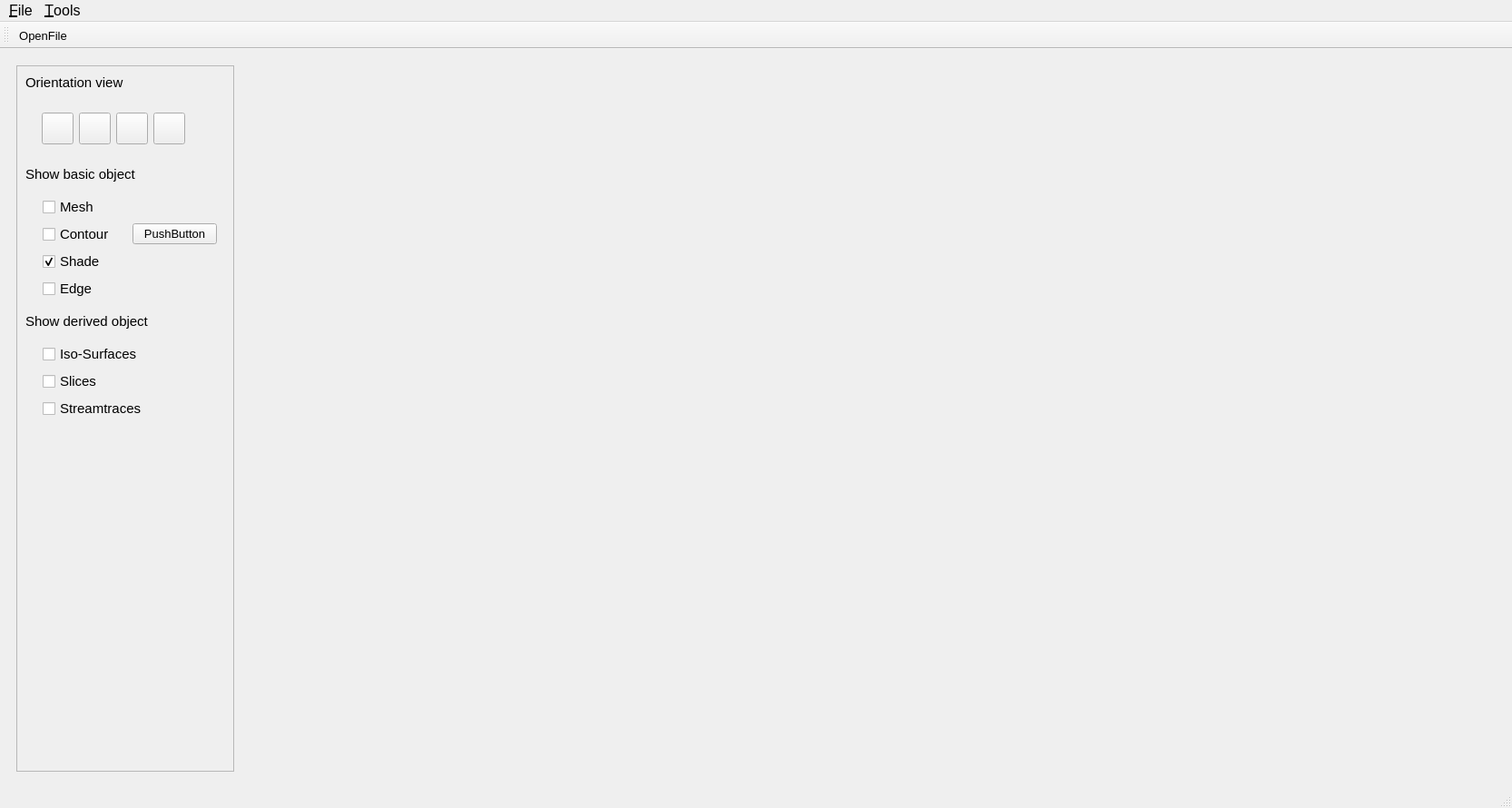
<?xml version="1.0" encoding="UTF-8"?>
<ui version="4.0">
 <class>MainWindow</class>
 <widget class="QMainWindow" name="MainWindow">
  <property name="geometry">
   <rect>
    <x>0</x>
    <y>0</y>
    <width>1666</width>
    <height>890</height>
   </rect>
  </property>
  <property name="font">
   <font>
    <pointsize>10</pointsize>
   </font>
  </property>
  <property name="windowTitle">
   <string>CFD Post-processing Tool</string>
  </property>
  <widget class="QWidget" name="centralwidget">
   <layout class="QHBoxLayout" name="horizontalLayout_2">
    <item>
     <widget class="QWidget" name="widget_2" native="true">
      <layout class="QHBoxLayout" name="horizontalLayout_3">
       <item>
        <widget class="QScrollArea" name="scrollArea">
         <property name="sizePolicy">
          <sizepolicy hsizetype="Fixed" vsizetype="Expanding">
           <horstretch>0</horstretch>
           <verstretch>0</verstretch>
          </sizepolicy>
         </property>
         <property name="minimumSize">
          <size>
           <width>240</width>
           <height>0</height>
          </size>
         </property>
         <property name="maximumSize">
          <size>
           <width>240</width>
           <height>16777215</height>
          </size>
         </property>
         <property name="widgetResizable">
          <bool>true</bool>
         </property>
         <widget class="QWidget" name="scrollAreaWidgetContents_2">
          <property name="geometry">
           <rect>
            <x>0</x>
            <y>0</y>
            <width>238</width>
            <height>774</height>
           </rect>
          </property>
          <layout class="QVBoxLayout" name="verticalLayout_3">
           <item>
            <widget class="QLabel" name="label_5">
             <property name="sizePolicy">
              <sizepolicy hsizetype="Fixed" vsizetype="Fixed">
               <horstretch>0</horstretch>
               <verstretch>0</verstretch>
              </sizepolicy>
             </property>
             <property name="font">
              <font>
               <pointsize>11</pointsize>
              </font>
             </property>
             <property name="text">
              <string>Orientation view</string>
             </property>
            </widget>
           </item>
           <item>
            <widget class="QWidget" name="widget_4" native="true">
             <property name="sizePolicy">
              <sizepolicy hsizetype="Fixed" vsizetype="Fixed">
               <horstretch>0</horstretch>
               <verstretch>0</verstretch>
              </sizepolicy>
             </property>
             <layout class="QVBoxLayout" name="verticalLayout_2">
              <item>
               <widget class="QWidget" name="buttonWidget" native="true">
                <property name="sizePolicy">
                 <sizepolicy hsizetype="Fixed" vsizetype="Fixed">
                  <horstretch>0</horstretch>
                  <verstretch>0</verstretch>
                 </sizepolicy>
                </property>
                <layout class="QHBoxLayout" name="horizontalLayout">
                 <item>
                  <widget class="QPushButton" name="xoyView">
                   <property name="sizePolicy">
                    <sizepolicy hsizetype="Fixed" vsizetype="Fixed">
                     <horstretch>0</horstretch>
                     <verstretch>0</verstretch>
                    </sizepolicy>
                   </property>
                   <property name="minimumSize">
                    <size>
                     <width>35</width>
                     <height>35</height>
                    </size>
                   </property>
                   <property name="maximumSize">
                    <size>
                     <width>35</width>
                     <height>35</height>
                    </size>
                   </property>
                   <property name="text">
                    <string/>
                   </property>
                  </widget>
                 </item>
                 <item>
                  <widget class="QPushButton" name="xozView">
                   <property name="sizePolicy">
                    <sizepolicy hsizetype="Fixed" vsizetype="Fixed">
                     <horstretch>0</horstretch>
                     <verstretch>0</verstretch>
                    </sizepolicy>
                   </property>
                   <property name="minimumSize">
                    <size>
                     <width>35</width>
                     <height>35</height>
                    </size>
                   </property>
                   <property name="maximumSize">
                    <size>
                     <width>35</width>
                     <height>35</height>
                    </size>
                   </property>
                   <property name="text">
                    <string/>
                   </property>
                  </widget>
                 </item>
                 <item>
                  <widget class="QPushButton" name="yozView">
                   <property name="sizePolicy">
                    <sizepolicy hsizetype="Fixed" vsizetype="Fixed">
                     <horstretch>0</horstretch>
                     <verstretch>0</verstretch>
                    </sizepolicy>
                   </property>
                   <property name="minimumSize">
                    <size>
                     <width>35</width>
                     <height>35</height>
                    </size>
                   </property>
                   <property name="maximumSize">
                    <size>
                     <width>35</width>
                     <height>35</height>
                    </size>
                   </property>
                   <property name="text">
                    <string/>
                   </property>
                  </widget>
                 </item>
                 <item>
                  <widget class="QPushButton" name="xyzView">
                   <property name="sizePolicy">
                    <sizepolicy hsizetype="Fixed" vsizetype="Fixed">
                     <horstretch>0</horstretch>
                     <verstretch>0</verstretch>
                    </sizepolicy>
                   </property>
                   <property name="minimumSize">
                    <size>
                     <width>35</width>
                     <height>35</height>
                    </size>
                   </property>
                   <property name="maximumSize">
                    <size>
                     <width>35</width>
                     <height>35</height>
                    </size>
                   </property>
                   <property name="text">
                    <string/>
                   </property>
                  </widget>
                 </item>
                </layout>
               </widget>
              </item>
             </layout>
            </widget>
           </item>
           <item>
            <widget class="QLabel" name="label">
             <property name="sizePolicy">
              <sizepolicy hsizetype="Fixed" vsizetype="Fixed">
               <horstretch>0</horstretch>
               <verstretch>0</verstretch>
              </sizepolicy>
             </property>
             <property name="font">
              <font>
               <pointsize>11</pointsize>
              </font>
             </property>
             <property name="contextMenuPolicy">
              <enum>Qt::PreventContextMenu</enum>
             </property>
             <property name="text">
              <string>Show basic object</string>
             </property>
            </widget>
           </item>
           <item>
            <widget class="QWidget" name="widget" native="true">
             <property name="sizePolicy">
              <sizepolicy hsizetype="Expanding" vsizetype="Fixed">
               <horstretch>0</horstretch>
               <verstretch>0</verstretch>
              </sizepolicy>
             </property>
             <layout class="QGridLayout" name="gridLayout_2">
              <item row="3" column="0">
               <spacer name="horizontalSpacer_5">
                <property name="orientation">
                 <enum>Qt::Horizontal</enum>
                </property>
                <property name="sizeType">
                 <enum>QSizePolicy::Fixed</enum>
                </property>
                <property name="sizeHint" stdset="0">
                 <size>
                  <width>10</width>
                  <height>20</height>
                 </size>
                </property>
               </spacer>
              </item>
              <item row="5" column="0">
               <spacer name="horizontalSpacer_7">
                <property name="orientation">
                 <enum>Qt::Horizontal</enum>
                </property>
                <property name="sizeType">
                 <enum>QSizePolicy::Fixed</enum>
                </property>
                <property name="sizeHint" stdset="0">
                 <size>
                  <width>10</width>
                  <height>20</height>
                 </size>
                </property>
               </spacer>
              </item>
              <item row="4" column="0">
               <spacer name="horizontalSpacer_6">
                <property name="orientation">
                 <enum>Qt::Horizontal</enum>
                </property>
                <property name="sizeType">
                 <enum>QSizePolicy::Fixed</enum>
                </property>
                <property name="sizeHint" stdset="0">
                 <size>
                  <width>10</width>
                  <height>20</height>
                 </size>
                </property>
               </spacer>
              </item>
              <item row="4" column="1">
               <widget class="QCheckBox" name="shadeCheckBox">
                <property name="font">
                 <font>
                  <pointsize>11</pointsize>
                 </font>
                </property>
                <property name="text">
                 <string>Shade</string>
                </property>
                <property name="checked">
                 <bool>true</bool>
                </property>
               </widget>
              </item>
              <item row="2" column="0">
               <spacer name="horizontalSpacer_4">
                <property name="orientation">
                 <enum>Qt::Horizontal</enum>
                </property>
                <property name="sizeType">
                 <enum>QSizePolicy::Fixed</enum>
                </property>
                <property name="sizeHint" stdset="0">
                 <size>
                  <width>10</width>
                  <height>20</height>
                 </size>
                </property>
               </spacer>
              </item>
              <item row="3" column="1">
               <widget class="QCheckBox" name="contourCheckBox">
                <property name="font">
                 <font>
                  <pointsize>11</pointsize>
                 </font>
                </property>
                <property name="text">
                 <string>Contour</string>
                </property>
               </widget>
              </item>
              <item row="5" column="1">
               <widget class="QCheckBox" name="edgeCheckBox">
                <property name="font">
                 <font>
                  <pointsize>11</pointsize>
                 </font>
                </property>
                <property name="text">
                 <string>Edge</string>
                </property>
               </widget>
              </item>
              <item row="2" column="1">
               <widget class="QCheckBox" name="meshCheckBox">
                <property name="font">
                 <font>
                  <pointsize>11</pointsize>
                 </font>
                </property>
                <property name="text">
                 <string>Mesh</string>
                </property>
               </widget>
              </item>
              <item row="3" column="2">
               <widget class="QPushButton" name="pushButton_2">
                <property name="text">
                 <string>PushButton</string>
                </property>
               </widget>
              </item>
             </layout>
            </widget>
           </item>
           <item>
            <widget class="QLabel" name="label_4">
             <property name="sizePolicy">
              <sizepolicy hsizetype="Fixed" vsizetype="Fixed">
               <horstretch>0</horstretch>
               <verstretch>0</verstretch>
              </sizepolicy>
             </property>
             <property name="font">
              <font>
               <pointsize>11</pointsize>
              </font>
             </property>
             <property name="text">
              <string>Show derived object</string>
             </property>
            </widget>
           </item>
           <item>
            <widget class="QWidget" name="widget_3" native="true">
             <property name="sizePolicy">
              <sizepolicy hsizetype="Expanding" vsizetype="Fixed">
               <horstretch>0</horstretch>
               <verstretch>0</verstretch>
              </sizepolicy>
             </property>
             <layout class="QGridLayout" name="gridLayout">
              <item row="1" column="0">
               <spacer name="horizontalSpacer">
                <property name="orientation">
                 <enum>Qt::Horizontal</enum>
                </property>
                <property name="sizeType">
                 <enum>QSizePolicy::Fixed</enum>
                </property>
                <property name="sizeHint" stdset="0">
                 <size>
                  <width>10</width>
                  <height>20</height>
                 </size>
                </property>
               </spacer>
              </item>
              <item row="2" column="0">
               <spacer name="horizontalSpacer_2">
                <property name="orientation">
                 <enum>Qt::Horizontal</enum>
                </property>
                <property name="sizeType">
                 <enum>QSizePolicy::Fixed</enum>
                </property>
                <property name="sizeHint" stdset="0">
                 <size>
                  <width>10</width>
                  <height>20</height>
                 </size>
                </property>
               </spacer>
              </item>
              <item row="1" column="1">
               <widget class="QCheckBox" name="checkBox_13">
                <property name="sizePolicy">
                 <sizepolicy hsizetype="Preferred" vsizetype="Fixed">
                  <horstretch>0</horstretch>
                  <verstretch>0</verstretch>
                 </sizepolicy>
                </property>
                <property name="minimumSize">
                 <size>
                  <width>186</width>
                  <height>1</height>
                 </size>
                </property>
                <property name="maximumSize">
                 <size>
                  <width>16777215</width>
                  <height>16777215</height>
                 </size>
                </property>
                <property name="font">
                 <font>
                  <pointsize>11</pointsize>
                 </font>
                </property>
                <property name="text">
                 <string>Iso-Surfaces</string>
                </property>
                <property name="iconSize">
                 <size>
                  <width>16</width>
                  <height>16</height>
                 </size>
                </property>
                <property name="checked">
                 <bool>false</bool>
                </property>
                <property name="autoExclusive">
                 <bool>false</bool>
                </property>
               </widget>
              </item>
              <item row="3" column="0">
               <spacer name="horizontalSpacer_3">
                <property name="orientation">
                 <enum>Qt::Horizontal</enum>
                </property>
                <property name="sizeType">
                 <enum>QSizePolicy::Fixed</enum>
                </property>
                <property name="sizeHint" stdset="0">
                 <size>
                  <width>10</width>
                  <height>20</height>
                 </size>
                </property>
               </spacer>
              </item>
              <item row="3" column="1">
               <widget class="QCheckBox" name="checkBox_15">
                <property name="minimumSize">
                 <size>
                  <width>186</width>
                  <height>0</height>
                 </size>
                </property>
                <property name="font">
                 <font>
                  <pointsize>11</pointsize>
                 </font>
                </property>
                <property name="text">
                 <string>Streamtraces</string>
                </property>
               </widget>
              </item>
              <item row="2" column="1">
               <widget class="QCheckBox" name="checkBox_14">
                <property name="minimumSize">
                 <size>
                  <width>186</width>
                  <height>0</height>
                 </size>
                </property>
                <property name="font">
                 <font>
                  <pointsize>11</pointsize>
                 </font>
                </property>
                <property name="text">
                 <string>Slices</string>
                </property>
               </widget>
              </item>
             </layout>
            </widget>
           </item>
           <item>
            <spacer name="verticalSpacer">
             <property name="orientation">
              <enum>Qt::Vertical</enum>
             </property>
             <property name="sizeHint" stdset="0">
              <size>
               <width>20</width>
               <height>314</height>
              </size>
             </property>
            </spacer>
           </item>
          </layout>
         </widget>
        </widget>
       </item>
       <item>
        <widget class="QVTKOpenGLNativeWidget" name="vtkBox" native="true"/>
       </item>
      </layout>
     </widget>
    </item>
   </layout>
  </widget>
  <widget class="QMenuBar" name="menubar">
   <property name="geometry">
    <rect>
     <x>0</x>
     <y>0</y>
     <width>1666</width>
     <height>24</height>
    </rect>
   </property>
   <property name="font">
    <font>
     <pointsize>12</pointsize>
    </font>
   </property>
   <widget class="QMenu" name="menuFile">
    <property name="font">
     <font>
      <pointsize>12</pointsize>
     </font>
    </property>
    <property name="title">
     <string>&amp;File</string>
    </property>
    <addaction name="actionLoadMesh"/>
    <addaction name="actionChangeFlow"/>
   </widget>
   <widget class="QMenu" name="menuTools">
    <property name="font">
     <font>
      <pointsize>12</pointsize>
     </font>
    </property>
    <property name="title">
     <string>&amp;Tools</string>
    </property>
   </widget>
   <addaction name="menuFile"/>
   <addaction name="menuTools"/>
  </widget>
  <widget class="QStatusBar" name="statusbar"/>
  <widget class="QToolBar" name="toolBar">
   <property name="windowTitle">
    <string>toolBar</string>
   </property>
   <attribute name="toolBarArea">
    <enum>TopToolBarArea</enum>
   </attribute>
   <attribute name="toolBarBreak">
    <bool>false</bool>
   </attribute>
   <addaction name="actionOpenFile"/>
  </widget>
  <action name="actionOpenFile">
   <property name="text">
    <string>OpenFile</string>
   </property>
   <property name="toolTip">
    <string>open aes mesh file</string>
   </property>
  </action>
  <action name="actionLoadMesh">
   <property name="text">
    <string>&amp;Load Mesh</string>
   </property>
  </action>
  <action name="actionChangeFlow">
   <property name="text">
    <string>&amp;Change Flow</string>
   </property>
  </action>
 </widget>
 <customwidgets>
  <customwidget>
   <class>QVTKOpenGLNativeWidget</class>
   <extends>QWidget</extends>
   <header>QVTKOpenGLNativeWidget.h</header>
   <container>1</container>
  </customwidget>
 </customwidgets>
 <resources/>
 <connections/>
</ui>
